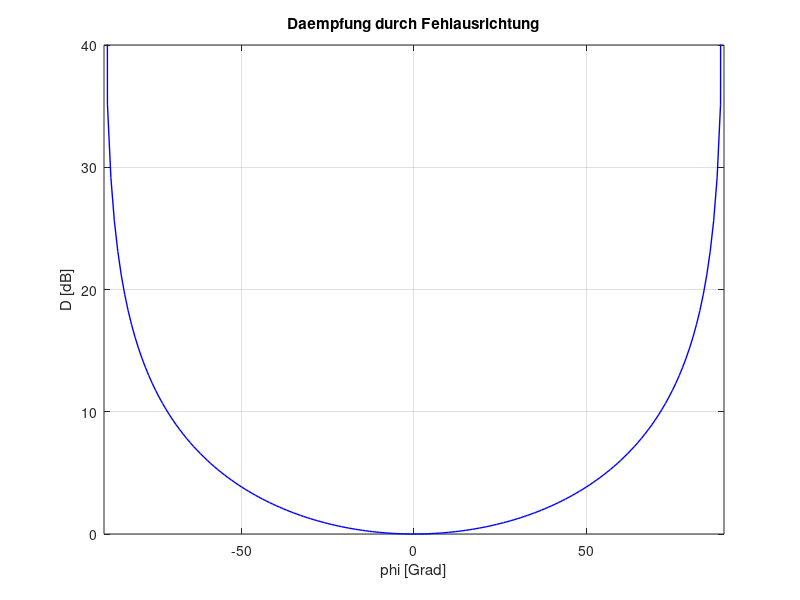

This figure's MATLAB source:
function ueb_polarisation
% Daempfung durch eine Fehlausrichtung der Polarisation
% zwischen einer Sende- und einer Empfangsantenne
%
%------------------------------------------------
% (c) Eberhard Gamm (www.ibega.de),
%     LIKE (www.like.e-technik.uni-erlangen.de),
%     2014
%------------------------------------------------

close all;

% Daempfungsfunktion
phi = -90 : 90;
d = 1 ./ cos(pi * phi / 180).^2;
d_db = 10 * log10(d);

figure(1);
plot(phi,d_db,'b-','Linewidth',1);
grid on;
axis([min(phi) max(phi) 0 40]);
xlabel('phi [Grad]');
ylabel('D [dB]');
title('Daempfung durch Fehlausrichtung');
